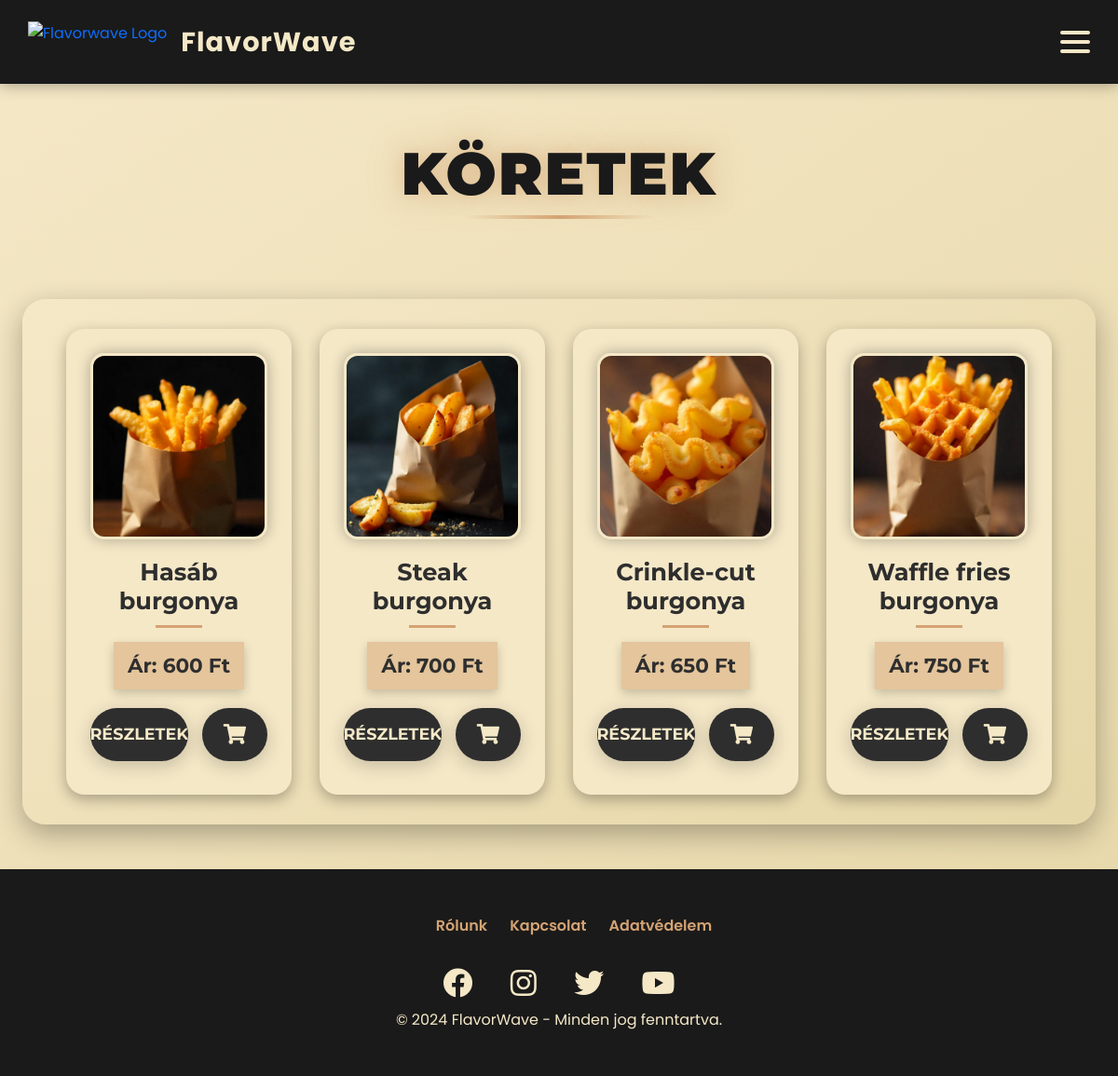
The app's page /php/koretek.php with its own data.
### tables this page shows
CREATE TABLE `etel` (
  `id` int(11) NOT NULL,
  `nev` varchar(50) NOT NULL,
  `egyseg_ar` int(10) NOT NULL,
  `leiras` varchar(250) NOT NULL,
  `kategoria_id` int(11) NOT NULL,
  `kep_url` varchar(255) NOT NULL,
  `kaloria` int(4) NOT NULL,
  `osszetevok` varchar(255) NOT NULL,
  `allergenek` varchar(150) NOT NULL
);

### php/adatbazisra_csatlakozas.php (called while the page is built, shortened)
<?php
    if (!isset($conn) || !($conn instanceof mysqli) || $conn->connect_errno != 0) {
        $conn = new mysqli('localhost', 'root', '', 'flavorwave');
        $conn->set_charset("utf8mb4");
    }
    function adatokLekerdezese($muvelet, $parameterek = []) {
        global $conn;
        $stmt = $conn->prepare($muvelet);
        if (!$stmt->execute()) {
            return "Hiba a lekérdezés végrehajtásakor: " . $stmt->error;
        }
        $eredmeny = $stmt->get_result();
        if ($eredmeny->num_rows > 0) {
            return $eredmeny->fetch_all(MYSQLI_ASSOC);
        } else {
            return [];
        }
    }
?>

### php/koretek.php (the view, shortened to what this page needs)
<!DOCTYPE html>
<html lang="hu">
<head>
    <link href="https://cdn.jsdelivr.net/npm/bootstrap@5.3.0/dist/css/bootstrap.min.css" rel="stylesheet">
    <link rel="stylesheet" href="https://cdnjs.cloudflare.com/ajax/libs/font-awesome/5.15.4/css/all.min.css">
    <link href="https://unpkg.com/aos@2.3.1/dist/aos.css" rel="stylesheet">
    <link rel="stylesheet" href="../css/navbar.css">
    <link rel="stylesheet" href="../css/footer.css">
    <link rel="stylesheet" href="../css/kategoriaelemek.css">
    <link rel="stylesheet" href="../css/fooldal/ujfooldal.css">
</head>
<body>
    <?php
        include './navbar.php';
    ?>
    <div class="content-wrapper">
        <main>
            <div class="title-container">
                <h1 class="page-title" id="cim">Köretek</h1>
            </div>
            <?php
            $kategoriak_sql = "SELECT * FROM etel WHERE kategoria_id = 6;";
            $kategoriak = adatokLekerdezese($kategoriak_sql);
            if (is_array($kategoriak)) {
                echo '<div class="flex-grid">';
                foreach ($kategoriak as $k) {
                    echo '
                                        <div class="flex-col">
                        <div class="menu__option" data-aos="fade-up" data-aos-delay="' . (100 * (array_search($k, $kategoriak) + 1)) . '">
                            <div class="image-wrapper">
                                <img src="../kepek/6/' . htmlspecialchars($k['kep_url']) . '" alt="' . htmlspecialchars($k['nev']) . '">
                            </div>
                            <h2>' . htmlspecialchars($k['nev']) . '</h2>
                            <div class="title-underline"></div>
                            <p class="price">Ár: ' . htmlspecialchars($k['egyseg_ar']) . ' Ft</p>
                            <div class="button-container">
                                <button class="order-btn details-btn" onclick="openCustomModal(\'modal-' . htmlspecialchars($k['id']) . '\')">Részletek</button>
                                <button class="order-btn add-to-cart" data-item-id="' . htmlspecialchars($k["id"]) . '" data-item="' . htmlspecialchars($k['nev']) . '" data-image="../kepek/6/' . htmlspecialchars($k['kep_url']) . '" onclick="addToCartOnly(\'' . htmlspecialchars($k["id"]) . '\')" title="Kosárba rakás">
                                    <i class="fas fa-shopping-cart"></i>
                                </button>
                            </div>
                        </div>
                    </div>
                    <div class="custom-modal" id="modal-' . htmlspecialchars($k['id']) . '">
                                <h5 class="custom-modal-title">' . htmlspecialchars($k['nev']) . ' - Részletek</h5>
                                <button type="button" class="custom-close-btn" onclick="closeCustomModal(\'modal-' . htmlspecialchars($k['id']) . '\')">×</button>
                                <img src="../kepek/6/' . htmlspecialchars($k['kep_url']) . '" class="img-fluid mb-3" alt="' . htmlspecialchars($k['nev']) . '">
                                <p><strong>Leírás: </strong>'. htmlspecialchars($k['leiras']) . '</p>
                                <p><strong>Kalória:</strong> ' . htmlspecialchars($k['kaloria']) . ' kcal</p>
                                <p><strong>Összetevők:</strong> ' . htmlspecialchars($k['osszetevok']) . '</p>
                                <p><strong>Allergének:</strong> ' . htmlspecialchars($k['allergenek']) . '</p>
                                <p><strong>Ár:</strong> ' . htmlspecialchars($k['egyseg_ar']) . ' Ft</p>
                                <button type="button" class="order-btn close-btn" onclick="closeCustomModal(\'modal-' . htmlspecialchars($k['id']) . '\')">Bezárás</button>
                    </div>';
                }
                echo '</div>';
            } else {
                echo "<p>Ehhez a kategóriához nem tartozik étel!</p>";
            }
            ?>
        </main>
        <div class="toast-container position-fixed bottom-0 end-0 p-3">
        </div>
        <div class="footer">
            <div class="footer-container">
                <ul class="footer-links">
                    <li><a href="../html/rolunk.html">Rólunk</a></li>
                    <li><a href="../html/kapcsolatok.html">Kapcsolat</a></li>
                    <li><a href="../html/adatvedelem.html">Adatvédelem</a></li>
                </ul>
                <div class="footer-socials">
                    <a href="https://www.facebook.com/" target="_blank"><i class="fab fa-facebook"></i></a>
                    <a href="https://www.instagram.com/" target="_blank"><i class="fab fa-instagram"></i></a>
                    <a href="https://x.com/" target="_blank"><i class="fab fa-twitter"></i></a>
                    <a href="https://www.youtube.com/" target="_blank"><i class="fab fa-youtube"></i></a>
                </div>
                <div class="footer-copy">
                    © 2024 FlavorWave - Minden jog fenntartva.
                </div>
            </div>
        </div>
    </div>
</body>
</html>

### css/navbar.css (style rules this page uses)
:root { --primary-beige: #F5E8C7; --dark-black: #1A1A1A; --accent-gold: #D4A373; --shadow-color: rgba(0, 0, 0, 0.3); --light-gray: #E8D5B5; --transition: all 0.3s ease; --navbar-height: 90px; --mobile-navbar-height: 70px; }
* { margin: 0; padding: 0; box-sizing: border-box; font-family: 'Poppins', sans-serif; }

### css/footer.css (style rules this page uses)
:root { --primary-beige: #F5E8C7; --dark-black: #1A1A1A; --accent-gold: #D4A373; --transition: all 0.4s ease; }
.footer { background: var(--dark-black); color: var(--primary-beige); padding: clamp(1.5rem, 4vw, 3rem) clamp(1rem, 2vw, 2rem); text-align: center; width: 100%; flex-shrink: 0; margin-top: auto; }
.footer-links { list-style: none; display: flex; justify-content: center; flex-wrap: wrap; gap: clamp(1rem, 2vw, 2rem); margin-bottom: clamp(1rem, 2vw, 1.5rem); }
.footer-links a { color: var(--accent-gold); text-decoration: none; font-weight: 600; font-size: clamp(0.8rem, 1.5vw, 1rem); transition: var(--transition); }
.footer-socials a { color: var(--primary-beige); margin: 0 clamp(0.8rem, 1.5vw, 1.5rem); font-size: clamp(1.2rem, 3vw, 2rem); transition: var(--transition); }

### css/fooldal/ujfooldal.css (style rules this page uses)
:root { --primary-beige: #F5E8C7; --dark-black: #1A1A1A; --accent-gold: #D4A373; --shadow-color: rgba(0, 0, 0, 0.3); --light-gray: #E8D5B5; --transition: all 0.4s ease; }
* { margin: 0; padding: 0; box-sizing: border-box; }
body { background-color: var(--primary-beige); color: var(--dark-black); font-family: 'Poppins', sans-serif; line-height: 1.6; overflow-x: hidden; }

### records on screen
etel: kep_url (picture), nev "Hasáb burgonya", egyseg_ar "600"
etel: kep_url (picture), nev "Steak burgonya", egyseg_ar "700"
etel: kep_url (picture), nev "Crinkle-cut burgonya", egyseg_ar "650"
etel: kep_url (picture), nev "Waffle fries burgonya", egyseg_ar "750"
